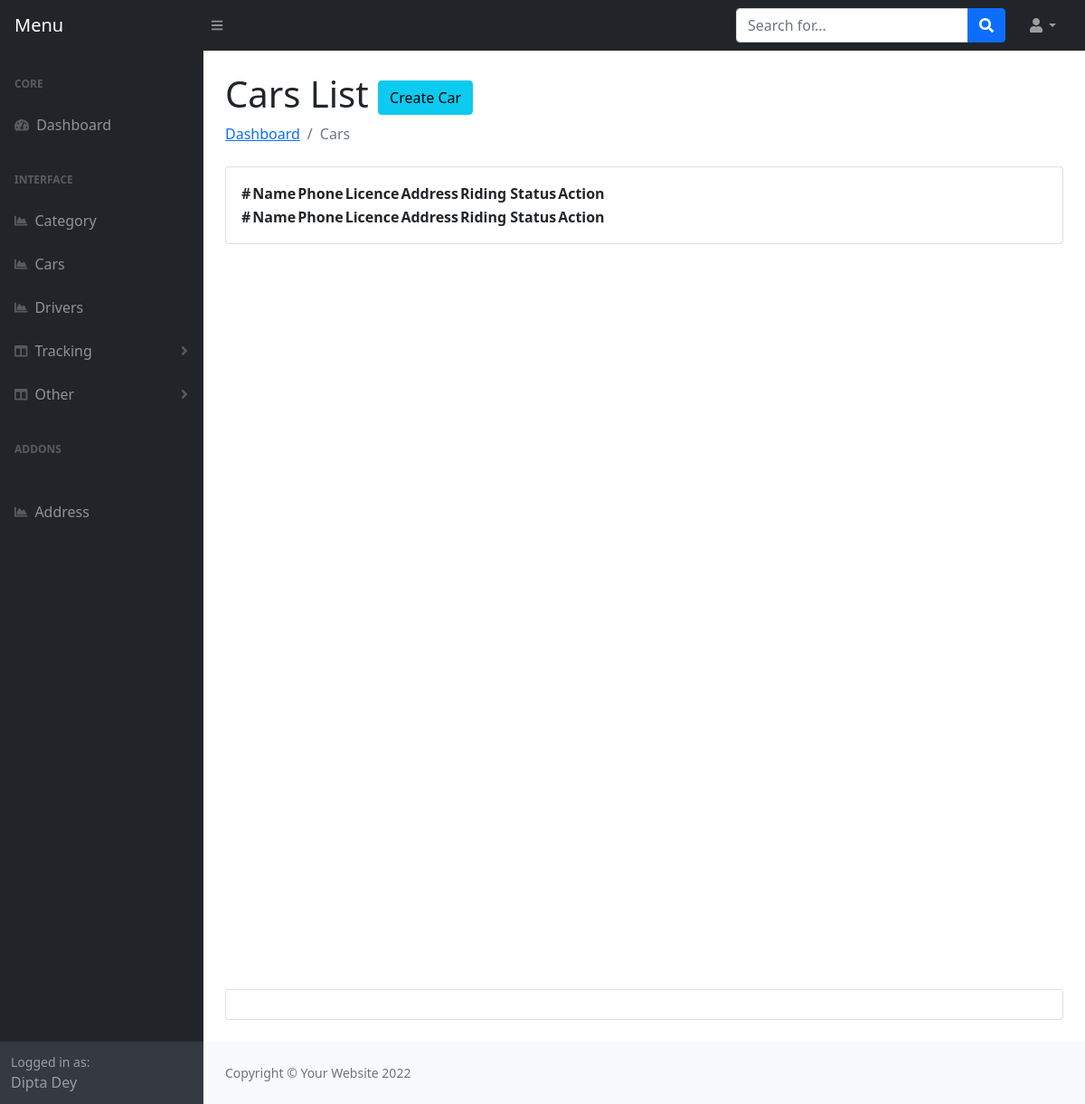
Page /admin/drivers.php (signed in) on the earlier database version.
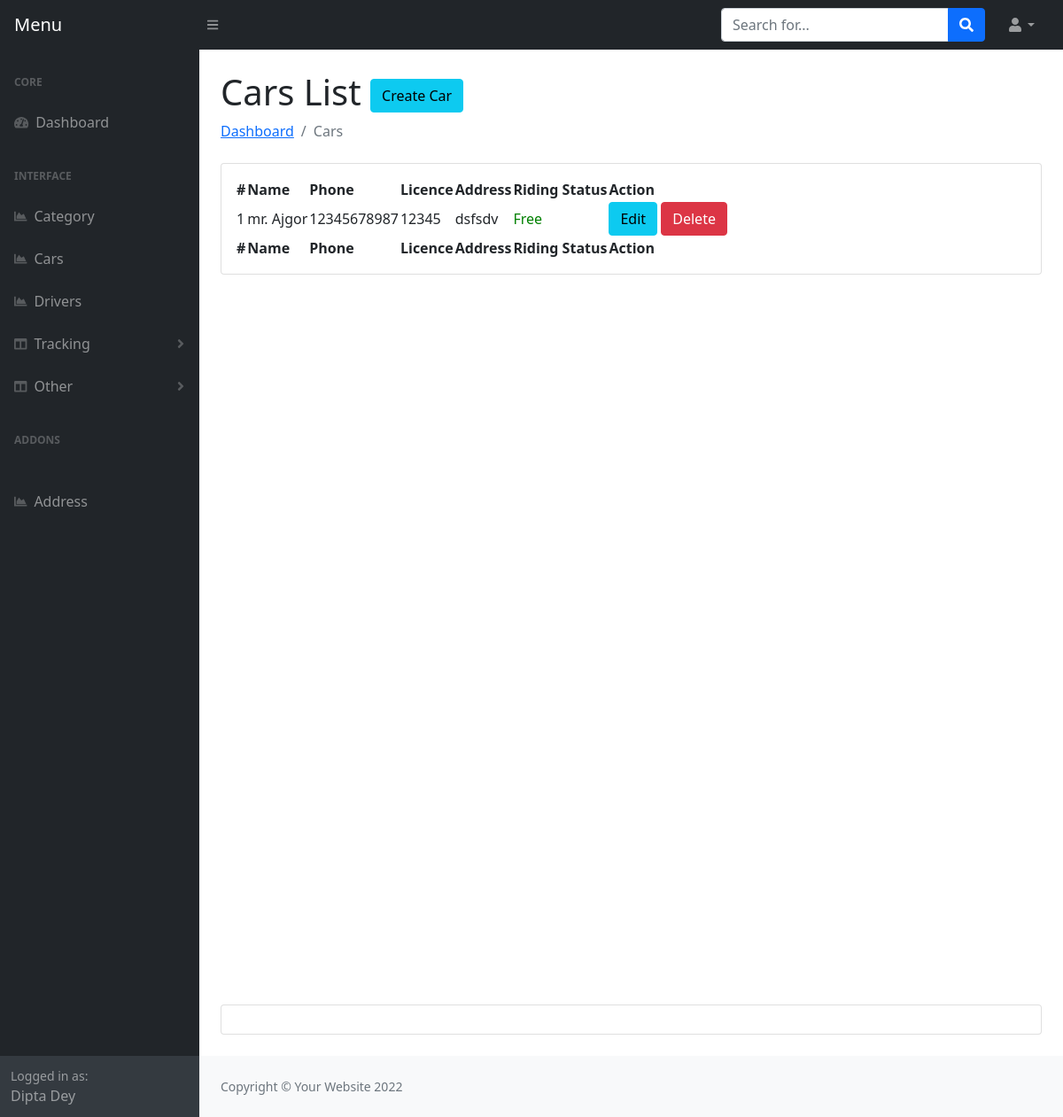
Same page on the later database version.
### tables this page shows
CREATE TABLE `drivers` (
  `driver_id` int(11) NOT NULL,
  `driver_name` varchar(191) NOT NULL,
  `driver_phone` varchar(191) NOT NULL,
  `driver_license` varbinary(255) NOT NULL,
  `driver_address` text NOT NULL,
  `is_active` tinyint(4) NOT NULL DEFAULT 0,
  `join_at` timestamp NOT NULL DEFAULT current_timestamp(),
  `flag` tinyint(4) NOT NULL DEFAULT 0
);

### admin/drivers.php (the view, shortened to what this page needs)
<?php include 'header.php'; ?>
                <main>
                    <div class="container-fluid px-4">
                        <h1 class="mt-4">Cars List <a class="btn btn-info" href="create-driver.php">Create Car</a></h1>
                        <ol class="breadcrumb mb-4">
                            <li class="breadcrumb-item"><a href="index.php">Dashboard</a></li>
                            <li class="breadcrumb-item active">Cars</li>
                        </ol>
                        <div class="card mb-4">
                            <div class="card-body">
                                    <table id="datatablesSimple">
                                    <thead>
                                        <tr>
                                            <th>#</th>
                                            <th>Name</th>
                                            <th>Phone</th>
                                            <th>Licence</th>
                                            <th>Address</th>
                                            <th>Riding Status</th>
                                            <th>Action</th>
                                        </tr>
                                    </thead>
                                    <tfoot>
                                        <tr>
                                            <th>#</th>
                                            <th>Name</th>
                                            <th>Phone</th>
                                            <th>Licence</th>
                                            <th>Address</th>
                                            <th>Riding Status</th>
                                            <th>Action</th>
                                        </tr>
                                    </tfoot>
                                    <tbody>
                                        <?php
                                                 $query = "SELECT * FROM drivers where flag=0 Order By driver_id desc";
                                                 $result = $con->query($query);
                                                 if ($result->num_rows > 0) {
                                                     foreach ($result as $key => $value) {
                                        ?>
                                        <tr>
                                            <td><?php echo $value['driver_id']; ?></td>
                                            <td><?php echo $value['driver_name'] ?></td>
                                            <td><?php echo $value['driver_phone']; ?></td>
                                            <td><?php echo $value['driver_license']; ?> </td>
                                            <td><?php echo $value['driver_address']; ?> </td>
                                            <td><?php echo ($value['flag']==1) ? "<span style='color:red;'>Booked</spna>" : "<span style='color:green;'>Free</spna>"; ?></td>
                                             <td>
                                                <a href="edit-driver.php?editid=<?php echo $value['driver_id']; ?>" class="btn btn-info">Edit</a>
                                                <a href="?delid=<?php echo $value['driver_id']; ?>" class="btn btn-danger">Delete</a>
                                            </td>
                                        </tr>
                                    <?php }} ?>
                                    </tbody>
                                </table>
                            </div>
                        </div>
                        <div style="height: 100vh"></div>
                        <div class="card mb-4"><div class="card-body"></div></div>
                    </div>
                </main>
 <?php include 'footer.php'; ?>

Differences in the rows shown:
added drivers: driver_id "1", driver_name "mr. Ajgor", driver_phone "12345678987", driver_license "12345", driver_address "dsfsdv", flag "Free"
